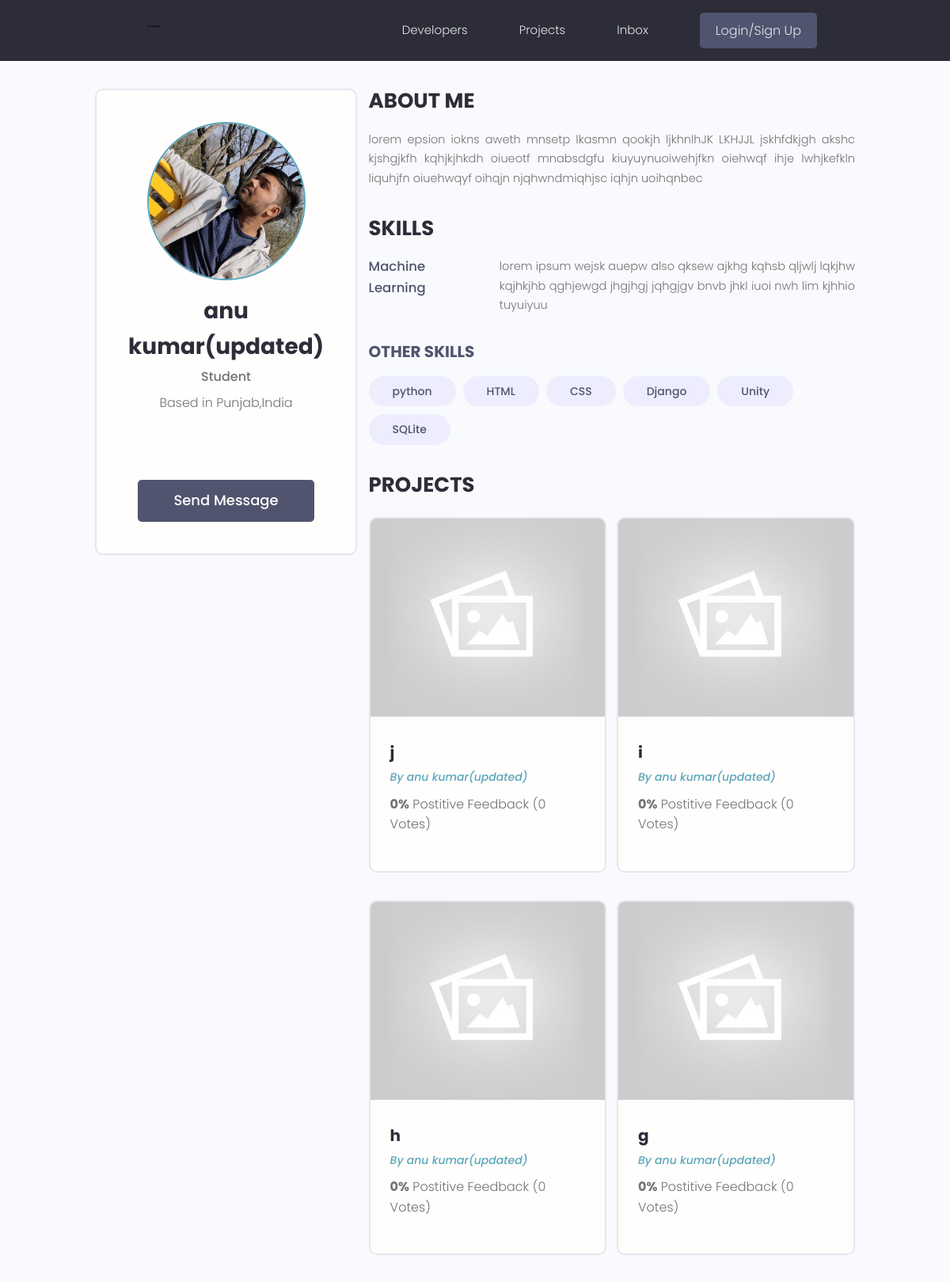
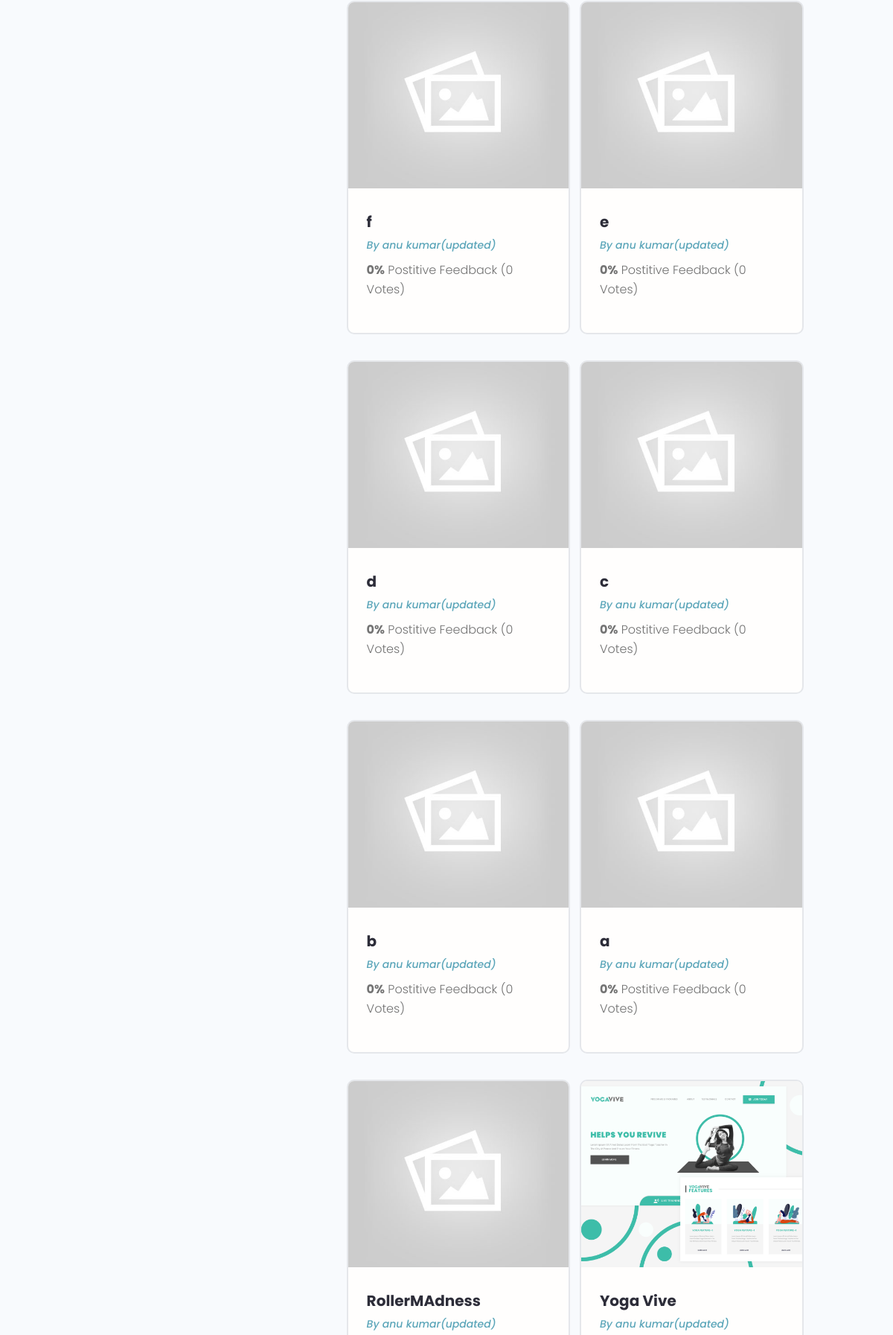
Page /profile/a47001d9-6f3d-48bc-b86e-44109ac7f39c/ (upper part) on the committed database (2 pictures, top to bottom).
### Django Learning Projects/users/models.py (models this page shows, shortened)
class Profiles(models.Model):
    user = models.OneToOneField(User , on_delete = models.CASCADE ,null= True , blank=True)
    name = models.CharField(max_length=200 , blank=True ,null=True)
    email = models.EmailField(max_length=500 ,blank=True, null=True)
    username = models.CharField(max_length=200 , blank=True ,null=True)
    location = models.CharField(max_length=200 , blank=True ,null=True)
    short_intro = models.CharField(max_length=200 , blank=True ,null=True)
    bio = models.TextField(blank=True, null=True)
    profile_image = models.ImageField(null=True, blank =True ,upload_to ='profiles/',default='profiles/user-default.png')
    social_github = models.CharField(max_length=200,blank=True,null=True)
    social_twitter = models.CharField(max_length=200,blank=True,null=True)
    social_linkdin = models.CharField(max_length=200,blank=True,null=True)
    social_youtube = models.CharField(max_length=200,blank=True,null=True)
    social_website = models.CharField(max_length=200,blank=True,null=True)
    created = models.DateTimeField(auto_now_add=True)
    id = models.UUIDField(default=uuid.uuid4,unique=True,primary_key=True,editable=False)

class Skill(models.Model):
    owner = models.ForeignKey(Profiles,on_delete=models.CASCADE,null=True,blank=True)
    name =  models.CharField(max_length=200,blank=True,null=True)
    description = models.TextField(null =True,blank=True)
    created = models.DateTimeField(auto_now_add=True)
    id = models.UUIDField(default=uuid.uuid4,unique=True,primary_key=True,editable=False)
    def __str__(self):
        return str(self.name)

### Django Learning Projects/projects/models.py (models this page shows, shortened)
class Project(models.Model):
    owner =models.ForeignKey(Profiles, null=True , blank= True , on_delete=models.SET_NULL)
    title = models.CharField(max_length=200)
    description = models.TextField(null=True,blank=True)
    featured_image=models.ImageField(null=True,blank=True,default='default.jpg')
    demo_link = models.CharField(max_length=2000 , null=True , blank=True)
    source_link = models.CharField(max_length=2000,null=True,blank=True)
    tags=models.ManyToManyField('Tag',blank=True)
    vote_total = models.IntegerField(default=0 ,null= True,blank=True)
    vote_ratio = models.IntegerField(default=0 ,null= True,blank=True)
    created = models.DateTimeField(auto_now_add=True)
    id = models.UUIDField(default=uuid.uuid4,unique=True,primary_key=True,editable=False)
    class Meta:
        ordering = ['-created']

### Django Learning Projects/users/views.py (the view)
# urls.py: path('profile/<str:pk>/',views.userProfile,name="user-profile"),
def userProfile(request,pk):
    profile = Profiles.objects.get(id=pk)
    topSkills = profile.skill_set.exclude(description__exact="")
    otherSkills = profile.skill_set.filter(description="")
    context={'profile':profile,'topSkills':topSkills,'otherSkills':otherSkills}
    return render(request,'users/user-profile.html',context)

### Django Learning Projects/projects/models.py (called while the page is built)
    def __str__(self):
        return self.name

### Django Learning Projects/users/templates/users/user-profile.html (shortened to what this page needs)
{% extends 'main.html' %}
{% block content %}
<main class="profile my-md">
    <div class="container">
      <div class="layout">
        <div class="column column--1of3">
          <div class="card text-center">
            <div class="card__body dev">
              <img class="avatar avatar--xl" src="{{ profile.profile_image.url }}" />
              <h2 class="dev__name">{{profile.name}}</h2>
              <p class="dev__title">{{profile.short_intro}}</p>
              <p class="dev__location">Based in {{profile.location}}</p>
              <ul class="dev__social">
              </ul>
              <a href="#" class="btn btn--sub btn--lg">Send Message </a>
            </div>
          </div>
        </div>
        <div class="column column--2of3">
          <div class="devInfo">
            <h3 class="devInfo__title">About Me</h3>
            <p class="devInfo__about">
              {{profile.bio}}
            </p>
          </div>
          <div class="devInfo">
            <h3 class="devInfo__title">Skills</h3>
            <div class="devInfo__skills">
              {% for skill in topSkills %}
              <div class="devSkill">
                <h4 class="devSkill__title">{{skill.name}}</h4>
                <p class="devSkill__info">
                  {{skill.description}}
                </p>
              </div>
              {% endfor %}
              <h3 class="devInfo__subtitle">Other Skills</h3>
              <div class="devInfo__otherSkills">
                {% for skill in otherSkills %}
                <span class="tag tag--pill tag--sub tag--lg">
                  <small>{{skill}}</small>
                </span>
                {% endfor %}
              </div>
            </div>
          </div>
          <div class="devInfo">
            <h3 class="devInfo__title">Projects</h3>
            <div class="grid grid--two">
              {% for project in  profile.project_set.all %}
              <div class="column">
                <div class="card project">
                  <a href="{% url 'project' project.id %}" class="project">
                    <img class="project__thumbnail" src="{{project.featured_image.url}}" alt="project thumbnail" />
                    <div class="card__body">
                      <h3 class="project__title">{{project.title}}</h3>
                      <p><a class="project__author" href="{% url 'user-profile' project.owner.id %}">By {{project.owner.name}}</a></p>
                      <p class="project--rating">
                        <span style="font-weight: bold;">{{project.vote_ratio}}%</span> Postitive
                        Feedback ({{project.vote_total}} Vote{{project.vote_total|pluralize:"s"}})
                      </p>
                    </div>
                  </a>
                </div>
              </div>
              {% endfor %}
            </div>
          </div>
        </div>
      </div>
    </div>
  </main>
{% endblock content %}

### Django Learning Projects/static/styles/app.css (style rules this page uses)
:root { --color-sub: #2d2d39; }
.btn--sub { background-color: var(--color-sub-light); }
.card { border: 2px solid var(--color-light); }
img { width: 100%; }
.profile .card > .dev { padding: 4rem; }
.dev__name { color: var(--color-sub); font-size: 2.8rem; font-weight: 700; margin-top: 1rem; margin-bottom: 0.5rem; }
.dev__title { font-size: 1.6rem; font-weight: 500; line-height: 1.3; }
.dev__location { margin-top: 1rem; }
.dev__social { margin: 3rem 0; list-style: none; display: flex; justify-content: center; gap: 1.5rem; }
.devInfo { margin-bottom: 3rem; }
.devInfo__title, .devInfo__subtitle { font-size: 2.6rem; color: var(--color-sub); text-transform: uppercase; font-weight: 700; margin-bottom: 1.5rem; }
.devInfo__subtitle { font-size: 2rem; color: var(--color-sub-light); }
.devInfo__about, .devSkill__info { font-size: 1.45rem; line-height: 1.7; text-align: justify; }
.devSkill { margin-bottom: 3rem; }
.devSkill__title { font-size: 1.65rem; font-weight: 500; color: var(--color-sub-light); }
@media screen and (min-width: 700px) { .devSkill { display: flex; justify-content: space-between; gap: 3rem; } }
@media screen and (min-width: 700px) { .devSkill__info { flex-basis: 80%; } }
.project__author { font-size: 1.4rem; font-style: italic; }
.project--rating { margin-bottom: 1.6em; margin-top: .5em; }
.project__thumbnail { height: 25rem; object-fit: cover; object-position: top center; }
.project__title { font-size: 2rem; font-weight: 700; color: var(--color-sub); }

### Django Learning Projects/static/uikit/styles/modules/_variables.css (style rules this page uses)
:root { --color-main: #5aa5b9; --color-main-light: #e6faff; --color-sub: #3f4156; --color-sub-light: #51546e; --color-sub-lighter: #ededfd; --color-text: #737373; --color-gray: #8b8b8b; --color-light: #e5e7eb; --color-light-gray: #767676; --color-bg: #f8fafd; --color-white: #fffefd; --color-white-light: #f3f3f3; --color-success: #359e64; --color-success-bg: #def8e8; --color-error: #fc4b0b; --color-error-bg: #fff2ee; --font-base: 'Poppins', arial, helvetica, 'Segoe UI', roboto, ubuntu, sans-serif; --font-monospace: 'Fira Code', 'Courier New', courier, monospace; --font-regular: 300; --font-medium: 500; --font-bold: 700; --generic-shadow: 1px 1px 5px #00000010; --generic-transition: all 0.3s ease-in-out; }

### Django Learning Projects/static/uikit/styles/modules/_base.css (style rules this page uses)
* { margin: 0; padding: 0; box-sizing: border-box; text-rendering: optimizeLegibility; color: inherit; font-size: inherit; }
html { font-size: 50%; }
@media only screen and (min-width: 480px) { html { font-size: 56.25%; } }
@media only screen and (min-width: 1200px) { html { font-size: 62.5%; } }
body { line-height: 1.6; font-weight: 400; font-size: 1.5rem; color: var(--color-text); background-color: var(--color-bg); min-height: 100vh; }

### Django Learning Projects/static/uikit/styles/modules/_typography.css (style rules this page uses)
* { font-family: var(--font-base); }
h2 { font-size: 3.6rem; font-weight: var(--font-bold); }
h3 { font-size: 3.2rem; font-weight: var(--font-medium); }
h4 { font-size: 2.8rem; font-weight: var(--font-medium); }
p, span, strong { font-size: 1.6rem; color: var(--color-text); font-weight: var(--font-regular); }
a { padding-bottom: 2px; text-decoration: none; display: inline-block; color: var(--color-main); font-weight: var(--font-medium); }

### Django Learning Projects/static/uikit/styles/modules/_utilities.css (style rules this page uses)
.container { width: 92%; max-width: 165rem; margin: 0 auto; box-sizing: border-box; }
@media screen and (min-width: 1000px) { .container { width: 90%; } }
@media screen and (min-width: 1200px) { .container { width: 80%; } }
.text-center { text-align: center; }
.my-md { margin: 3rem auto; }

### Django Learning Projects/static/uikit/styles/modules/_avatar.css (style rules this page uses)
.avatar { border-radius: 50%; border: 2px solid var(--color-main); object-fit: cover; }
.avatar--xl { height: 20rem; width: 20rem; }

### Django Learning Projects/static/uikit/styles/modules/_button.css (style rules this page uses)
.btn { display: inline-block; position: relative; cursor: pointer; background-color: var(--color-light); font-weight: var(--font-medium); color: var(--color-sub); text-decoration: none; padding: 1rem 2rem; border-radius: 0.5rem; border: none; width: -webkit-fit-content; width: -moz-fit-content; width: fit-content; height: -webkit-fit-content; height: -moz-fit-content; height: fit-content; font-size: 1.6rem; outline-width: 0; outline-color: transparent; -webkit-backface-visibility: hidden; backface-visibility: hidden; transition: all 0.3s ease-in-out; }
.btn--sub { background-color: var(--color-sub); color: var(--color-white); }
.btn--lg { font-size: 1.8rem; padding: 1.2rem 4.5rem; }

### Django Learning Projects/static/uikit/styles/modules/_card.css (style rules this page uses)
.card { border-radius: 1rem; background-color: var(--color-white); border: 1.5px solid var(--color-light); width: auto; height: auto; margin-top: 0.5rem; margin-bottom: 0.5rem; overflow: hidden; }
.card__body, .card__header { padding: 2rem 2.5rem; }

### rows in the picture
Profiles: profile_image (picture), name "anu kumar(updated)", short_intro "Student", location "Punjab,India", bio "lorem epsion iokns aweth mnsetp lkasmn qookjh ljkhnlhJK LKHJJL jskhfdkjgh akshc kjshgjkfh kqhjkjhkdh oiueotf mnabsdgfu kiuyuynuoiwehjfkn oiehwqf ihje lwhjkefkln liquhjfn oiuehwqyf oihqjn njqhwndmiqhjsc iqhjn uoihqnbec"
Skill: name "Machine Learning", description "lorem ipsum wejsk auepw also qksew ajkhg kqhsb qljwlj lqkjhw kqjhkjhb qghjewgd jhgjhgj jqhgjgv bnvb jhkl iuoi nwh lim kjhhio tuyuiyuu"
Skill: name "python"
Skill: name "HTML"
Skill: name "CSS"
Skill: name "Django"
Skill: name "Unity"
Skill: name "SQLite"
Project: featured_image (placeholder picture), title "j", owner.name "anu kumar(updated)", vote_ratio "0", vote_total "0"
Project: featured_image (placeholder picture), title "i", owner.name "anu kumar(updated)", vote_ratio "0", vote_total "0"
Project: featured_image (placeholder picture), title "h", owner.name "anu kumar(updated)", vote_ratio "0", vote_total "0"
Project: featured_image (placeholder picture), title "g", owner.name "anu kumar(updated)", vote_ratio "0", vote_total "0"
Project: featured_image (placeholder picture), title "f", owner.name "anu kumar(updated)", vote_ratio "0", vote_total "0"
Project: featured_image (placeholder picture), title "e", owner.name "anu kumar(updated)", vote_ratio "0", vote_total "0"
Project: featured_image (placeholder picture), title "d", owner.name "anu kumar(updated)", vote_ratio "0", vote_total "0"
Project: featured_image (placeholder picture), title "c", owner.name "anu kumar(updated)", vote_ratio "0", vote_total "0"
Project: featured_image (placeholder picture), title "b", owner.name "anu kumar(updated)", vote_ratio "0", vote_total "0"
Project: featured_image (placeholder picture), title "a", owner.name "anu kumar(updated)", vote_ratio "0", vote_total "0"
Project: featured_image (placeholder picture), title "RollerMAdness", owner.name "anu kumar(updated)"
Project: featured_image (picture), title "Yoga Vive", owner.name "anu kumar(updated)"
